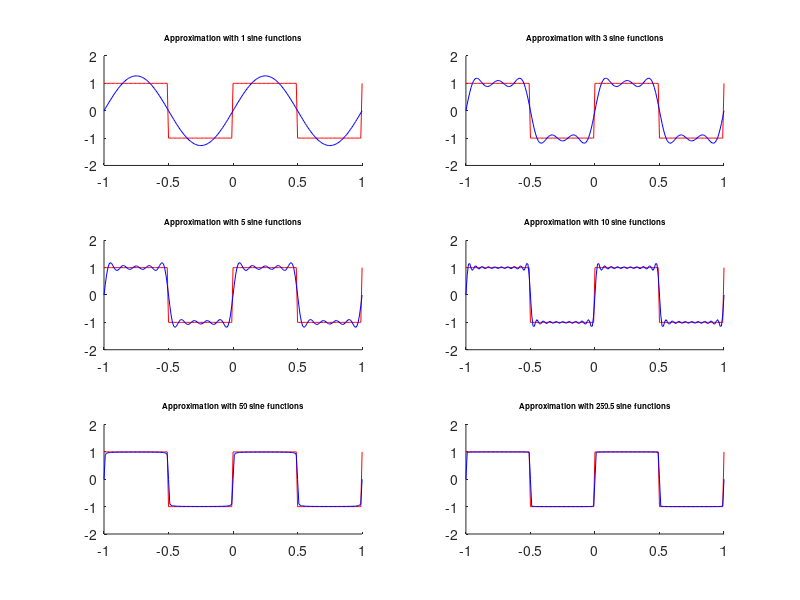

The MATLAB source for this figure:
clear all;

for i = 1:1:6
    subplot(3, 2, [i]);
    %Times to repeat
    timesSine = 1;
    switch i
        case 2
            timesSine = 5;
        case 3
            timesSine = 9;
        case 4
            timesSine = 19;
        case 5
            timesSine = 99;
        case 6
            timesSine = 500;
    end
    %Printing title
    numPrint = (timesSine + 1) / 2;
    hold on;
    title(['\fontsize{8}Approximation with ', num2str(numPrint), ' sine functions']);
    %Target wave
    x = -1:0.01:1;
    y = square(x * 2 * pi);
    plot(x, y, 'r');
    %Approx wave
    y2 = 0;
    hold on;
    for k = 1:2:timesSine
        y2 = y2 + (sin(2 * pi * k * x) / k);
    end
    y2 = y2 * (4 / pi);
    plot(x, y2, 'b');
    %Graph limits
    ylim([-2 2]);
end